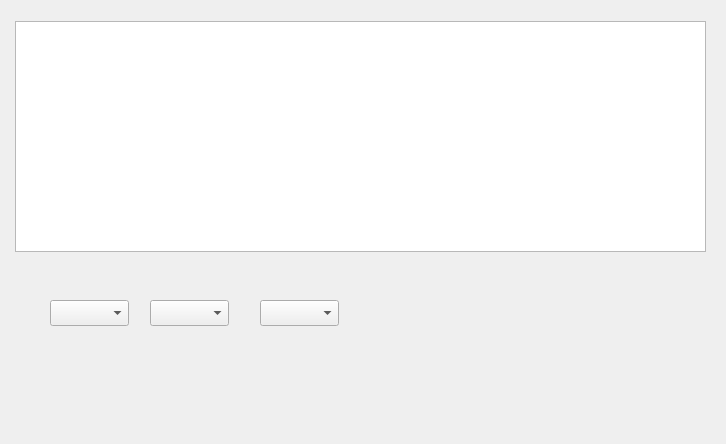
<?xml version="1.0" encoding="UTF-8"?>
<ui version="4.0">
 <class>RuleWindow</class>
 <widget class="QDialog" name="RuleWindow">
  <property name="geometry">
   <rect>
    <x>0</x>
    <y>0</y>
    <width>726</width>
    <height>444</height>
   </rect>
  </property>
  <property name="windowTitle">
   <string>Dialog</string>
  </property>
  <widget class="QTableWidget" name="tableWidget">
   <property name="geometry">
    <rect>
     <x>15</x>
     <y>21</y>
     <width>691</width>
     <height>231</height>
    </rect>
   </property>
  </widget>
  <widget class="QComboBox" name="comboBox">
   <property name="geometry">
    <rect>
     <x>50</x>
     <y>300</y>
     <width>79</width>
     <height>26</height>
    </rect>
   </property>
  </widget>
  <widget class="QComboBox" name="comboBox_2">
   <property name="geometry">
    <rect>
     <x>150</x>
     <y>300</y>
     <width>79</width>
     <height>26</height>
    </rect>
   </property>
  </widget>
  <widget class="QComboBox" name="comboBox_3">
   <property name="geometry">
    <rect>
     <x>260</x>
     <y>300</y>
     <width>79</width>
     <height>26</height>
    </rect>
   </property>
  </widget>
 </widget>
 <resources/>
 <connections/>
</ui>
